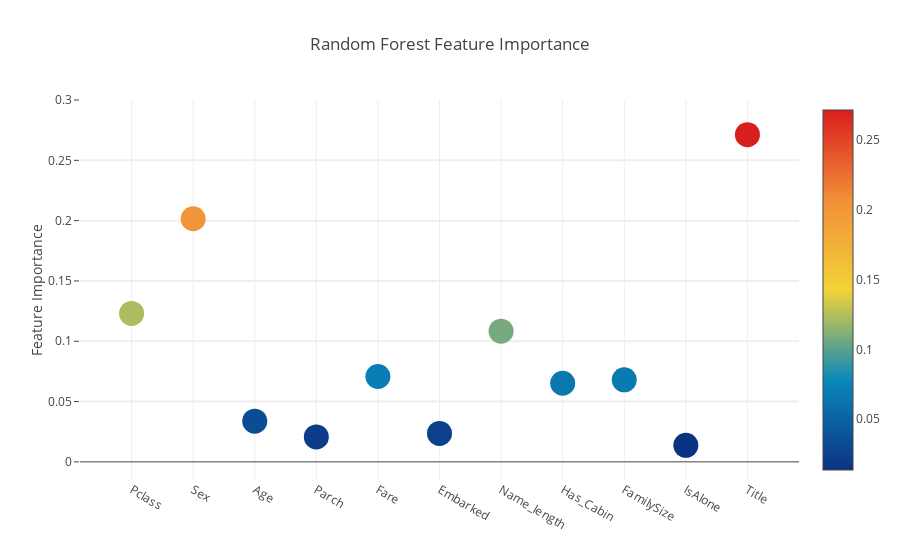

The notebook cell this image was saved under:
### Markdown cell above
## Interactive feature importances via Plotly scatterplots

### Code cell
# Scatter plot - Random Forest
trace = go.Scatter(
    y=feature_dataframe['Random Forest feature importances'].values,
    x=feature_dataframe['features'].values,
    mode='markers',
    marker=dict(
        sizemode='diameter',
        sizeref=1,
        size=25,
        color=feature_dataframe['Random Forest feature importances'].values,
        colorscale='Portland',
        showscale=True
    ),
    text= feature_dataframe['features'].values
)

data=[trace]

layout= go.Layout(
    autosize=True,
    title='Random Forest Feature Importance',
    hovermode='closest',
    yaxis=dict(
        title='Feature Importance',
        ticklen=5,
        gridwidth=2
    ),
    showlegend=False
)

fig= go.Figure(data=data, layout=layout)
py.iplot(fig, filename='scatter2010')

### Figure 1 — Plotly figure (JSON) as saved in the notebook; plotly's stock layout.template omitted (floating-point values rounded to 4 significant figures)
{"data": [{"marker": {"color": [0.1231, 0.2015, 0.03373, 0.02072, 0.07076, 0.02356, 0.1084, 0.06521, 0.06801, 0.01368, 0.2713], "colorscale": "Portland", "showscale": true, "size": 25, "sizemode": "diameter", "sizeref": 1}, "mode": "markers", "text": ["Pclass", "Sex", "Age", "Parch", "Fare", "Embarked", "Name_length", "Has_Cabin", "FamilySize", "IsAlone", "Title"], "type": "scatter", "uid": "07de1c5c-62ef-414e-8735-0337f6993868", "x": ["Pclass", "Sex", "Age", "Parch", "Fare", "Embarked", "Name_length", "Has_Cabin", "FamilySize", "IsAlone", "Title"], "y": [0.1231, 0.2015, 0.03373, 0.02072, 0.07076, 0.02356, 0.1084, 0.06521, 0.06801, 0.01368, 0.2713]}], "layout": {"autosize": true, "hovermode": "closest", "showlegend": false, "title": {"text": "Random Forest Feature Importance"}, "yaxis": {"gridwidth": 2, "ticklen": 5, "title": {"text": "Feature Importance"}}}}
